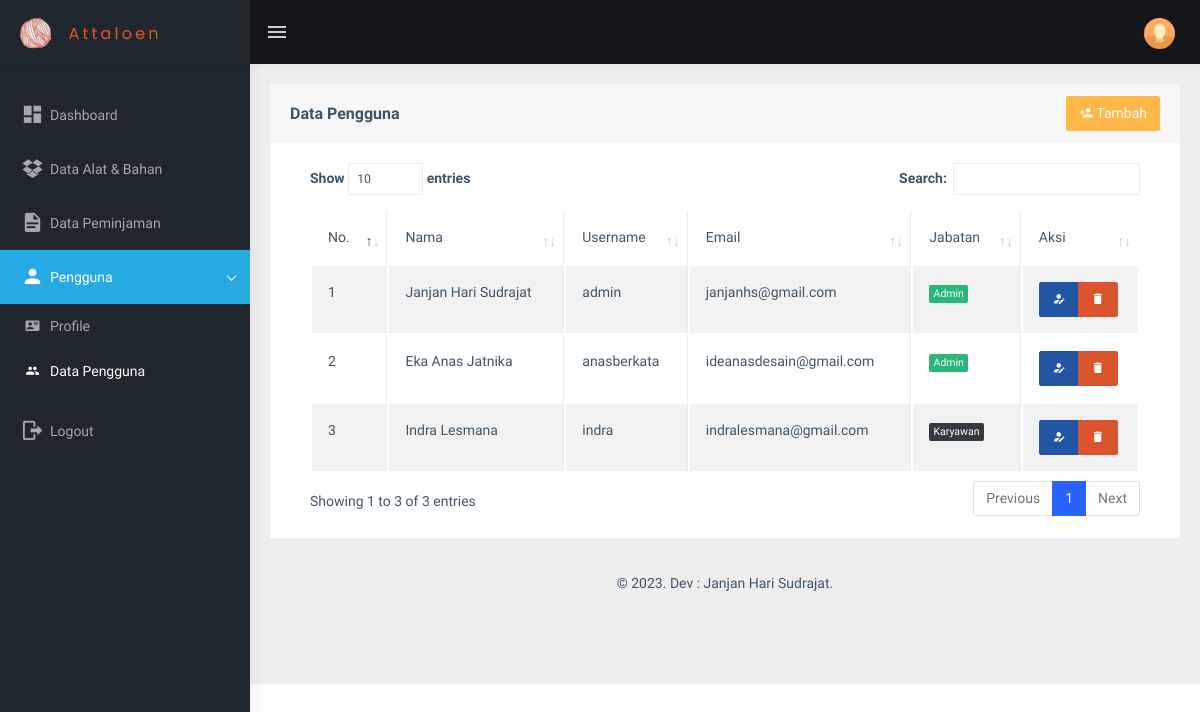
The app's page /view_user/users.php (signed in), older data.
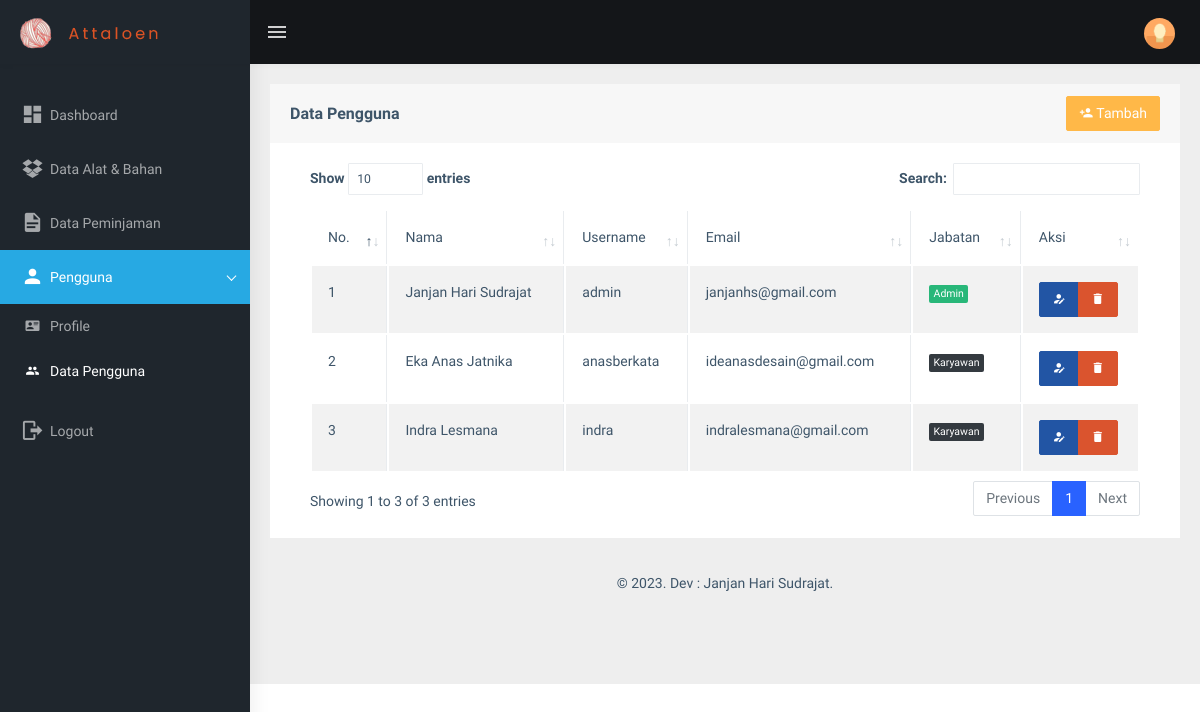
The same page, newer data.
### tables this page shows
CREATE TABLE `users` (
  `id_user` int(11) NOT NULL,
  `nama` varchar(255) NOT NULL,
  `username` varchar(255) NOT NULL,
  `email` varchar(255) NOT NULL,
  `password` varchar(255) NOT NULL,
  `phone` varchar(40) NOT NULL,
  `image` varchar(255) NOT NULL,
  `role_id` int(10) NOT NULL,
  `date_created` date NOT NULL,
  `is_active` int(10) NOT NULL
);

CREATE TABLE `users_role` (
  `id_role` int(11) NOT NULL,
  `role` varchar(255) NOT NULL
);

### functions.php (called while the page is built, shortened)
<?php
$conn = mysqli_connect("localhost", "root", "", "db_sippa");
function query($query)
{
    global $conn;
    $result = mysqli_query($conn, $query);
    $rows = [];
    while ($row = mysqli_fetch_assoc($result)) {
        $rows[] = $row;
    }
    return $rows;
}

### view_user/users.php (the view, shortened to what this page needs)
<?php
include "../templates/header.php";
$users = query(
    "SELECT * FROM users
    INNER JOIN users_role ON users.role_id = users_role.id_role"
);
?>
<div class="page-wrapper">
    <div class="container-fluid">
        <div class="row">
            <div class="col-md-12">
                <div class="card">
                    <div class="card-header">
                        <div class="row">
                            <div class="col">
                                <h5 class="card-title pt-2">Data Pengguna</h5>
                            </div>
                            <div class="col">
                                <a href="user_add.php" class="btn btn-warning text-white float-end"><i
                                        class="mdi mdi-account-plus"></i> Tambah</a>
                            </div>
                        </div>
                    </div>
                    <div class="card-body">
                        <div class="table-responsive">
                            <table id="zero_config" class="table table-striped table-bordered">
                                <thead>
                                    <tr>
                                        <th>No.</th>
                                        <th>Nama</th>
                                        <th>Username</th>
                                        <th>Email</th>
                                        <th>Jabatan</th>
                                        <th>Aksi</th>
                                    </tr>
                                </thead>
                                <tbody>
                                    <?php $i = 1; ?>
                                    <?php foreach ($users as $u): ?>
                                        <tr>
                                            <td>
                                                <?= $i; ?>
                                            </td>
                                            <td>
                                                <?= $u["nama"]; ?>
                                            </td>
                                            <td>
                                                <?= $u["username"]; ?>
                                            </td>
                                            <td>
                                                <?= $u["email"]; ?>
                                            </td>
                                            <td>
                                                <?php if ($u["role_id"] == 1): ?>
                                                    <span class="badge bg-success">
                                                    <?php else: ?>
                                                        <span class="badge bg-dark">
                                                        <?php endif; ?>
                                                        <?= $u["role"]; ?>
                                                    </span>
                                            </td>
                                            <td>
                                                <div class="btn-group btn-group-toggle" data-toggle="buttons">
                                                    <a href="user_edit.php?id_user=<?= $u["id_user"] ?>"
                                                        class="btn btn-info text-white"><i
                                                            class="mdi mdi-account-edit"></i></a>
                                                    <a href="user_delete.php?id_user=<?= $u["id_user"] ?>"
                                                        class="btn btn-danger text-white"
                                                        onclick="return confirm('Yakin ingin menghapus <?= $u['nama']; ?>?');"><i
                                                            class="mdi mdi-delete"></i></a>
                                                </div>
                                            </td>
                                        </tr>
                                        <?php $i++; ?>
                                    <?php endforeach; ?>
                            </table>
                        </div>
                    </div>
                </div>
            </div>
        </div>
        <?php
        include "../templates/footer.php";
        ?>

Row changes from the older to the newer data that the page shows:
changed users "Eka Anas Jatnika": role_id 1 → 2 (drawn); users_role.role "Admin" → "Karyawan"
